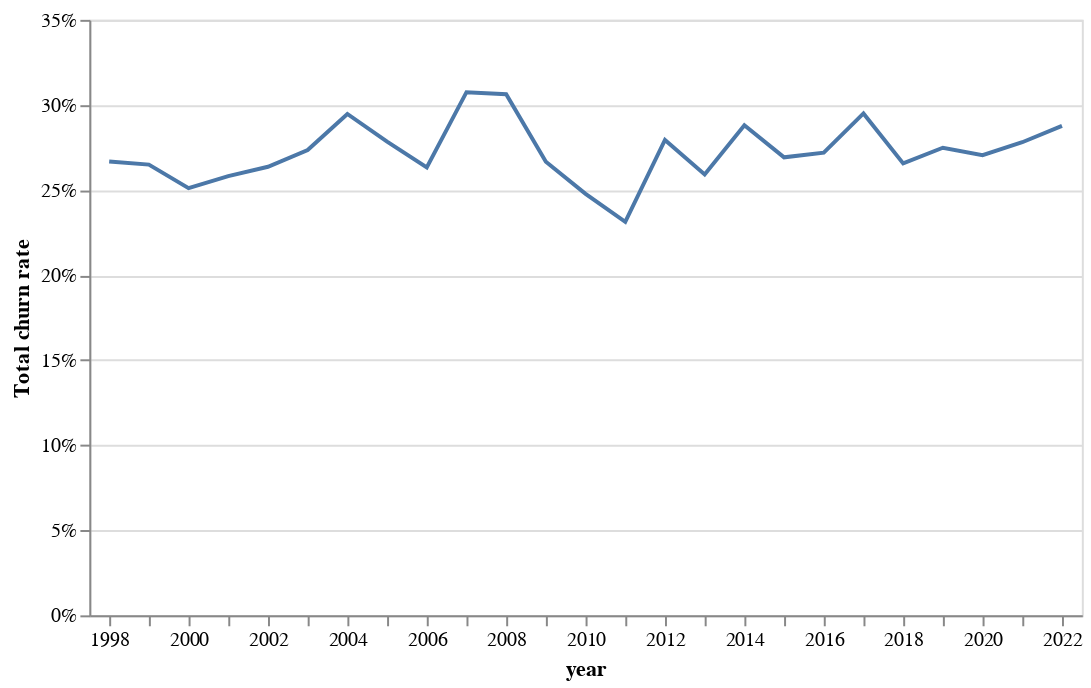

This figure's notebook cell:
### Code cell
# AGGREGATE: net churn rate

# Process entry and exit rates from dataframe
#total_population_df = population_df[population_df['dimension'] == 'Total']

#total_entry_exit_df = total_population_df.melt(id_vars='year',value_vars=['Entry rate','Exit rate'])

# Create chart of entry and exites rates in notebook
entry_exit_df = test_rates.melt(id_vars='year',value_vars=['Entry rate','Exit rate'])

test_rates['Total churn rate']  = test_rates['Entry rate'] + test_rates['Exit rate']

total_churn_chart = alt.Chart(test_rates).mark_line().encode(
    x=alt.X('year:O', axis=alt.Axis(
                labelExpr="datum.value % 2 == 0 ? datum.label : ''",  # Show every 2nd year
            labelAngle=0)),
    y=alt.Y('Total churn rate:Q', axis=alt.Axis(format='%')),
)

display(total_churn_chart)

# Create table of entry and exit rates in notebook
total_churn_df = test_rates[['year','Total churn rate','n_entrants','n_exiters']]

total_churn_table = total_churn_df.style.format({
    'Total churn rate': '{:.2%}',
    'n_entrants': '{:,.0f}',
    'n_exiters': '{:,.0f}'
}).background_gradient(cmap='YlOrRd', subset=['Total churn rate'])

display(total_churn_table)

### Figure 1 — Vega-Lite specification as saved in the notebook (floating-point values rounded to 4 significant figures)
{"config": {"view": {"continuousWidth": 300, "continuousHeight": 300}}, "data": {"name": "data-6506011141ab7466e5aeff8cb11fa43d"}, "mark": {"type": "line"}, "encoding": {"x": {"axis": {"labelAngle": 0, "labelExpr": "datum.value % 2 == 0 ? datum.label : ''"}, "field": "year", "type": "ordinal"}, "y": {"axis": {"format": "%"}, "field": "Total churn rate", "type": "quantitative"}}, "$schema": "https://vega.github.io/schema/vega-lite/v5.20.1.json", "datasets": {"data-6506011141ab7466e5aeff8cb11fa43d": [{"year": 1998, "n_firms": 1847011, "employment": 17709729, "n_entrants": 234733, "n_exiters": 160782, "n_entry_and_exit": 48630, "n_incumbents": 1402866, "jc_entrants": 848394, "jc_incumbents": 1620884, "jd_exiters": 1074088, "jd_incumbents": 1008743, "site_exp_entrants": 11592, "site_exp_incumbents": 51295, "site_closure_exit": 52885, "site_closure_incumbents": 21672, "total_employment_lagged": 17610000.0, "Entry rate": 0.1534, "Exit rate": 0.1134, "Job creation rate": 0.1402, "Job destruction rate": 0.1183, "Entry job creation rate": 0.04817, "Incumbent job creation rate": 0.09203, "Exit job destruction rate": 0.06098, "Incumbent job destruction rate": 0.05727, "Total churn rate": 0.2668}, {"year": 1999, "n_firms": 1873060, "employment": 17936146, "n_entrants": 187154, "n_exiters": 212458, "n_entry_and_exit": 48307, "n_incumbents": 1425141, "jc_entrants": 718589, "jc_incumbents": 1291775, "jd_exiters": 1287866, "jd_incumbents": 684953, "site_exp_entrants": 10563, "site_exp_incumbents": 27226, "site_closure_exit": 58067, "site_closure_incumbents": 6184, "total_employment_lagged": 17710000.0, "Entry rate": 0.1257, "Exit rate": 0.1392, "Job creation rate": 0.1135, "Job destruction rate": 0.1114, "Entry job creation rate": 0.04058, "Incumbent job creation rate": 0.07294, "Exit job destruction rate": 0.07272, "Incumbent job destruction rate": 0.03868, "Total churn rate": 0.2649}, {"year": 2000, "n_firms": 1857200, "employment": 18029246, "n_entrants": 199710, "n_exiters": 176270, "n_entry_and_exit": 45195, "n_incumbents": 1436025, "jc_entrants": 739561, "jc_incumbents": 1501027, "jd_exiters": 1117071, "jd_incumbents": 880223, "site_exp_entrants": 7234, "site_exp_incumbents": 48872, "site_closure_exit": 49257, "site_closure_incumbents": 21806, "total_employment_lagged": 17940000.0, "Entry rate": 0.1319, "Exit rate": 0.1192, "Job creation rate": 0.1249, "Job destruction rate": 0.1114, "Entry job creation rate": 0.04123, "Incumbent job creation rate": 0.08369, "Exit job destruction rate": 0.06228, "Incumbent job destruction rate": 0.04908, "Total churn rate": 0.2511}, {"year": 2001, "n_firms": 1877929, "employment": 18416010, "n_entrants": 196912, "n_exiters": 197356, "n_entry_and_exit": 45282, "n_incumbents": 1438379, "jc_entrants": 908243, "jc_incumbents": 1599402, "jd_exiters": 1090562, "jd_incumbents": 1047337, "site_exp_entrants": 10241, "site_exp_incumbents": 82199, "site_closure_exit": 53575, "site_closure_incumbents": 17641, "total_employment_lagged": 18030000.0, "Entry rate": 0.129, "Exit rate": 0.1292, "Job creation rate": 0.1391, "Job destruction rate": 0.1186, "Entry job creation rate": 0.05038, "Incumbent job creation rate": 0.08871, "Exit job destruction rate": 0.06049, "Incumbent job destruction rate": 0.05809, "Total churn rate": 0.2582}, {"year": 2002, "n_firms": 1879029, "employment": 18872566, "n_entrants": 200563, "n_exiters": 208480, "n_entry_and_exit": 43175, "n_incumbents": 1426811, "jc_entrants": 829886, "jc_incumbents": 2097098, "jd_exiters": 1241772, "jd_incumbents": 1371331, "site_exp_entrants": 9411, "site_exp_incumbents": 73550, "site_closure_exit": 55704, "site_closure_incumbents": 23526, "total_employment_lagged": 18420000.0, "Entry rate": 0.1297, "Exit rate": 0.1339, "Job creation rate": 0.1589, "Job destruction rate": 0.1419, "Entry job creation rate": 0.04506, "Incumbent job creation rate": 0.1139, "Exit job destruction rate": 0.06743, "Incumbent job destruction rate": 0.07446, "Total churn rate": 0.2636}, {"year": 2003, "n_firms": 1879213, "employment": 18804479, "n_entrants": 203886, "n_exiters": 214205, "n_entry_and_exit": 47953, "n_incumbents": 1413169, "jc_entrants": 812769, "jc_incumbents": 1508126, "jd_exiters": 1253052, "jd_incumbents": 1166258, "site_exp_entrants": 7846, "site_exp_incumbents": 69552, "site_closure_exit": 62201, "site_closure_incumbents": 25063, "total_employment_lagged": 18870000.0, "Entry rate": 0.134, "Exit rate": 0.1395, "Job creation rate": 0.123, "Job destruction rate": 0.1282, "Entry job creation rate": 0.04307, "Incumbent job creation rate": 0.07991, "Exit job destruction rate": 0.0664, "Incumbent job destruction rate": 0.0618, "Total churn rate": 0.2735}, {"year": 2004, "n_firms": 1922606, "employment": 18661685, "n_entrants": 247150, "n_exiters": 202611, "n_entry_and_exit": 58401, "n_incumbents": 1414444, "jc_entrants": 798028, "jc_incumbents": 1283703, "jd_exiters": 1280367, "jd_incumbents": 989326, "site_exp_entrants": 6544, "site_exp_incumbents": 93578, "site_closure_exit": 59600, "site_closure_incumbents": 16919, "total_employment_lagged": 18800000.0, "Entry rate": 0.1589, "Exit rate": 0.1358, "Job creation rate": 0.1107, "Job destruction rate": 0.1207, "Entry job creation rate": 0.04244, "Incumbent job creation rate": 0.06827, "Exit job destruction rate": 0.06809, "Incumbent job destruction rate": 0.05261, "Total churn rate": 0.2947}, {"year": 2005, "n_firms": 1955539, "employment": 18761138, "n_entrants": 237378, "n_exiters": 194044, "n_entry_and_exit": 56567, "n_incumbents": 1467550, "jc_entrants": 792623, "jc_incumbents": 1673070, "jd_exiters": 1027365, "jd_incumbents": 1019602, "site_exp_entrants": 7905, "site_exp_incumbents": 64746, "site_closure_exit": 56026, "site_closure_incumbents": 17555, "total_employment_lagged": 18660000.0, "Entry rate": 0.1503, "Exit rate": 0.1282, "Job creation rate": 0.1321, "Job destruction rate": 0.1097, "Entry job creation rate": 0.04247, "Incumbent job creation rate": 0.08965, "Exit job destruction rate": 0.05505, "Incumbent job destruction rate": 0.05464, "Total churn rate": 0.2785}, {"year": 2006, "n_firms": 1991156, "employment": 18906423, "n_entrants": 235783, "n_exiters": 187612, "n_entry_and_exit": 50445, "n_incumbents": 1517316, "jc_entrants": 718538, "jc_incumbents": 1506004, "jd_exiters": 1047028, "jd_incumbents": 1038480, "site_exp_entrants": 8198, "site_exp_incumbents": 61198, "site_closure_exit": 54176, "site_closure_incumbents": 18572, "total_employment_lagged": 18760000.0, "Entry rate": 0.1437, "Exit rate": 0.1196, "Job creation rate": 0.1186, "Job destruction rate": 0.1112, "Entry job creation rate": 0.0383, "Incumbent job creation rate": 0.08027, "Exit job destruction rate": 0.05581, "Incumbent job destruction rate": 0.05535, "Total churn rate": 0.2633}, {"year": 2007, "n_firms": 2062766, "employment": 19006496, "n_entrants": 234317, "n_exiters": 249264, "n_entry_and_exit": 75350, "n_incumbents": 1503835, "jc_entrants": 702730, "jc_incumbents": 1553796, "jd_exiters": 1126645, "jd_incumbents": 1164786, "site_exp_entrants": 17365, "site_exp_incumbents": 57769, "site_closure_exit": 56081, "site_closure_incumbents": 15834, "total_employment_lagged": 18910000.0, "Entry rate": 0.1501, "Exit rate": 0.1574, "Job creation rate": 0.1194, "Job destruction rate": 0.1212, "Entry job creation rate": 0.03717, "Incumbent job creation rate": 0.08218, "Exit job destruction rate": 0.05959, "Incumbent job destruction rate": 0.06161, "Total churn rate": 0.3075}, {"year": 2008, "n_firms": 2063547, "employment": 19184409, "n_entrants": 249368, "n_exiters": 230688, "n_entry_and_exit": 76027, "n_incumbents": 1507464, "jc_entrants": 731566, "jc_incumbents": 1471292, "jd_exiters": 1081179, "jd_incumbents": 979859, "site_exp_entrants": 12240, "site_exp_incumbents": 111109, "site_closure_exit": 58699, "site_closure_incumbents": 32285, "total_employment_lagged": 19010000.0, "Entry rate": 0.1577, "Exit rate": 0.1486, "Job creation rate": 0.1159, "Job destruction rate": 0.1084, "Entry job creation rate": 0.03849, "Incumbent job creation rate": 0.07741, "Exit job destruction rate": 0.05688, "Incumbent job destruction rate": 0.05155, "Total churn rate": 0.3063}, {"year": 2009, "n_firms": 2010255, "employment": 19173576, "n_entrants": 200475, "n_exiters": 229585, "n_entry_and_exit": 52948, "n_incumbents": 1527247, "jc_entrants": 643022, "jc_incumbents": 1607485, "jd_exiters": 1039711, "jd_incumbents": 1028269, "site_exp_entrants": 19376, "site_exp_incumbents": 68224, "site_closure_exit": 60624, "site_closure_incumbents": 16311, "total_employment_lagged": 19180000.0, "Entry rate": 0.1261, "Exit rate": 0.1405, "Job creation rate": 0.1173, "Job destruction rate": 0.1078, "Entry job creation rate": 0.03352, "Incumbent job creation rate": 0.08379, "Exit job destruction rate": 0.0542, "Incumbent job destruction rate": 0.0536, "Total churn rate": 0.2666}, {"year": 2010, "n_firms": 1946487, "employment": 18619024, "n_entrants": 168773, "n_exiters": 213431, "n_entry_and_exit": 49992, "n_incumbents": 1514291, "jc_entrants": 517224, "jc_incumbents": 1476663, "jd_exiters": 924039, "jd_incumbents": 1433654, "site_exp_entrants": 10959, "site_exp_incumbents": 73065, "site_closure_exit": 61014, "site_closure_incumbents": 25934, "total_employment_lagged": 19170000.0, "Entry rate": 0.1124, "Exit rate": 0.1353, "Job creation rate": 0.104, "Job destruction rate": 0.123, "Entry job creation rate": 0.02698, "Incumbent job creation rate": 0.07702, "Exit job destruction rate": 0.04819, "Incumbent job destruction rate": 0.07477, "Total churn rate": 0.2477}, {"year": 2011, "n_firms": 1905148, "employment": 18200090, "n_entrants": 181783, "n_exiters": 178300, "n_entry_and_exit": 40301, "n_incumbents": 1504764, "jc_entrants": 526865, "jc_incumbents": 1112507, "jd_exiters": 767428, "jd_incumbents": 1083458, "site_exp_entrants": 11650, "site_exp_incumbents": 37917, "site_closure_exit": 51499, "site_closure_incumbents": 19965, "total_employment_lagged": 18620000.0, "Entry rate": 0.1166, "Exit rate": 0.1147, "Job creation rate": 0.08805, "Job destruction rate": 0.09941, "Entry job creation rate": 0.0283, "Incumbent job creation rate": 0.05975, "Exit job destruction rate": 0.04122, "Incumbent job destruction rate": 0.05819, "Total churn rate": 0.2313}, {"year": 2012, "n_firms": 1982853, "employment": 18599098, "n_entrants": 234822, "n_exiters": 196301, "n_entry_and_exit": 61484, "n_incumbents": 1490246, "jc_entrants": 661102, "jc_incumbents": 1422492, "jd_exiters": 813203, "jd_incumbents": 951760, "site_exp_entrants": 10566, "site_exp_incumbents": 33698, "site_closure_exit": 53889, "site_closure_incumbents": 14358, "total_employment_lagged": 18200000.0, "Entry rate": 0.1494, "Exit rate": 0.13, "Job creation rate": 0.1145, "Job destruction rate": 0.09698, "Entry job creation rate": 0.03632, "Incumbent job creation rate": 0.07816, "Exit job destruction rate": 0.04468, "Incumbent job destruction rate": 0.05229, "Total churn rate": 0.2794}, {"year": 2013, "n_firms": 1993875, "employment": 18874704, "n_entrants": 208537, "n_exiters": 187692, "n_entry_and_exit": 60270, "n_incumbents": 1537376, "jc_entrants": 590099, "jc_incumbents": 1476651, "jd_exiters": 805722, "jd_incumbents": 960395, "site_exp_entrants": 12354, "site_exp_incumbents": 42127, "site_closure_exit": 48575, "site_closure_incumbents": 14877, "total_employment_lagged": 18600000.0, "Entry rate": 0.1348, "Exit rate": 0.1244, "Job creation rate": 0.1111, "Job destruction rate": 0.09496, "Entry job creation rate": 0.03173, "Incumbent job creation rate": 0.07939, "Exit job destruction rate": 0.04332, "Incumbent job destruction rate": 0.05164, "Total churn rate": 0.2592}, {"year": 2014, "n_firms": 2090315, "employment": 19529393, "n_entrants": 268006, "n_exiters": 181403, "n_entry_and_exit": 76396, "n_incumbents": 1564510, "jc_entrants": 794461, "jc_incumbents": 1493657, "jd_exiters": 742466, "jd_incumbents": 923831, "site_exp_entrants": 14024, "site_exp_incumbents": 39745, "site_closure_exit": 39884, "site_closure_incumbents": 15420, "total_employment_lagged": 18870000.0, "Entry rate": 0.1648, "Exit rate": 0.1233, "Job creation rate": 0.1212, "Job destruction rate": 0.08828, "Entry job creation rate": 0.04209, "Incumbent job creation rate": 0.07914, "Exit job destruction rate": 0.03934, "Incumbent job destruction rate": 0.04895, "Total churn rate": 0.2881}, {"year": 2015, "n_firms": 2163547, "employment": 20222645, "n_entrants": 268232, "n_exiters": 188604, "n_entry_and_exit": 62799, "n_incumbents": 1643912, "jc_entrants": 890121, "jc_incumbents": 1450615, "jd_exiters": 769237, "jd_incumbents": 836149, "site_exp_entrants": 9853, "site_exp_incumbents": 35565, "site_closure_exit": 38676, "site_closure_incumbents": 12305, "total_employment_lagged": 19530000.0, "Entry rate": 0.153, "Exit rate": 0.1162, "Job creation rate": 0.1199, "Job destruction rate": 0.0822, "Entry job creation rate": 0.04558, "Incumbent job creation rate": 0.07428, "Exit job destruction rate": 0.03939, "Incumbent job destruction rate": 0.04281, "Total churn rate": 0.2692}, {"year": 2016, "n_firms": 2251290, "employment": 20564493, "n_entrants": 270016, "n_exiters": 203919, "n_entry_and_exit": 69130, "n_incumbents": 1708225, "jc_entrants": 812544, "jc_incumbents": 1421237, "jd_exiters": 802594, "jd_incumbents": 1083681, "site_exp_entrants": 10861, "site_exp_incumbents": 38629, "site_closure_exit": 40473, "site_closure_incumbents": 18479, "total_employment_lagged": 20220000.0, "Entry rate": 0.1506, "Exit rate": 0.1213, "Job creation rate": 0.1105, "Job destruction rate": 0.09328, "Entry job creation rate": 0.04018, "Incumbent job creation rate": 0.07028, "Exit job destruction rate": 0.03969, "Incumbent job destruction rate": 0.05359, "Total churn rate": 0.2719}, {"year": 2017, "n_firms": 2346773, "employment": 21028770, "n_entrants": 272361, "n_exiters": 227596, "n_entry_and_exit": 96171, "n_incumbents": 1750645, "jc_entrants": 885957, "jc_incumbents": 1343753, "jd_exiters": 817081, "jd_incumbents": 929718, "site_exp_entrants": 9033, "site_exp_incumbents": 37486, "site_closure_exit": 40529, "site_closure_incumbents": 10609, "total_employment_lagged": 20560000.0, "Entry rate": 0.157, "Exit rate": 0.138, "Job creation rate": 0.1084, "Job destruction rate": 0.08494, "Entry job creation rate": 0.04308, "Incumbent job creation rate": 0.06534, "Exit job destruction rate": 0.03973, "Incumbent job destruction rate": 0.04521, "Total churn rate": 0.295}, {"year": 2018, "n_firms": 2351334, "employment": 21522764, "n_entrants": 255453, "n_exiters": 223414, "n_entry_and_exit": 72875, "n_incumbents": 1799592, "jc_entrants": 865076, "jc_incumbents": 1544025, "jd_exiters": 899672, "jd_incumbents": 1107024, "site_exp_entrants": 9760, "site_exp_incumbents": 45499, "site_closure_exit": 39719, "site_closure_incumbents": 13220, "total_employment_lagged": 21030000.0, "Entry rate": 0.1396, "Exit rate": 0.126, "Job creation rate": 0.1146, "Job destruction rate": 0.09543, "Entry job creation rate": 0.04114, "Incumbent job creation rate": 0.07342, "Exit job destruction rate": 0.04278, "Incumbent job destruction rate": 0.05264, "Total churn rate": 0.2656}, {"year": 2019, "n_firms": 2398886, "employment": 21753595, "n_entrants": 264818, "n_exiters": 236484, "n_entry_and_exit": 79023, "n_incumbents": 1818561, "jc_entrants": 895576, "jc_incumbents": 1506304, "jd_exiters": 845608, "jd_incumbents": 1239252, "site_exp_entrants": 11766, "site_exp_incumbents": 42896, "site_closure_exit": 39835, "site_closure_incumbents": 18033, "total_employment_lagged": 21520000.0, "Entry rate": 0.1433, "Exit rate": 0.1315, "Job creation rate": 0.1116, "Job destruction rate": 0.09687, "Entry job creation rate": 0.04161, "Incumbent job creation rate": 0.06999, "Exit job destruction rate": 0.03929, "Incumbent job destruction rate": 0.05758, "Total churn rate": 0.2749}, {"year": 2020, "n_firms": 2427252, "employment": 21799296, "n_entrants": 266871, "n_exiters": 235710, "n_entry_and_exit": 77002, "n_incumbents": 1847669, "jc_entrants": 894588, "jc_incumbents": 1333329, "jd_exiters": 715643, "jd_incumbents": 1181698, "site_exp_entrants": 9844, "site_exp_incumbents": 39570, "site_closure_exit": 41968, "site_closure_incumbents": 13781, "total_employment_lagged": 21750000.0, "Entry rate": 0.1417, "Exit rate": 0.1288, "Job creation rate": 0.1024, "Job destruction rate": 0.08722, "Entry job creation rate": 0.04112, "Incumbent job creation rate": 0.06129, "Exit job destruction rate": 0.0329, "Incumbent job destruction rate": 0.05432, "Total churn rate": 0.2705}, {"year": 2021, "n_firms": 2440696, "employment": 21452169, "n_entrants": 235986, "n_exiters": 262360, "n_entry_and_exit": 90170, "n_incumbents": 1852180, "jc_entrants": 653419, "jc_incumbents": 1038251, "jd_exiters": 747609, "jd_incumbents": 1299954, "site_exp_entrants": 6725, "site_exp_incumbents": 31352, "site_closure_exit": 35918, "site_closure_incumbents": 17154, "total_employment_lagged": 21800000.0, "Entry rate": 0.1336, "Exit rate": 0.1444, "Job creation rate": 0.0776, "Job destruction rate": 0.09393, "Entry job creation rate": 0.02997, "Incumbent job creation rate": 0.04763, "Exit job destruction rate": 0.0343, "Incumbent job destruction rate": 0.05963, "Total churn rate": 0.2781}, {"year": 2022, "n_firms": 2437939, "employment": 21634479, "n_entrants": 262522, "n_exiters": 264388, "n_entry_and_exit": 87251, "n_incumbents": 1823778, "jc_entrants": 780484, "jc_incumbents": 1379547, "jd_exiters": 912222, "jd_incumbents": 1209167, "site_exp_entrants": 8979, "site_exp_incumbents": 33817, "site_closure_exit": 41017, "site_closure_incumbents": 15348, "total_employment_lagged": 21450000.0, "Entry rate": 0.1435, "Exit rate": 0.1442, "Job creation rate": 0.1007, "Job destruction rate": 0.09889, "Entry job creation rate": 0.03638, "Incumbent job creation rate": 0.06431, "Exit job destruction rate": 0.04252, "Incumbent job destruction rate": 0.05637, "Total churn rate": 0.2877}]}}
